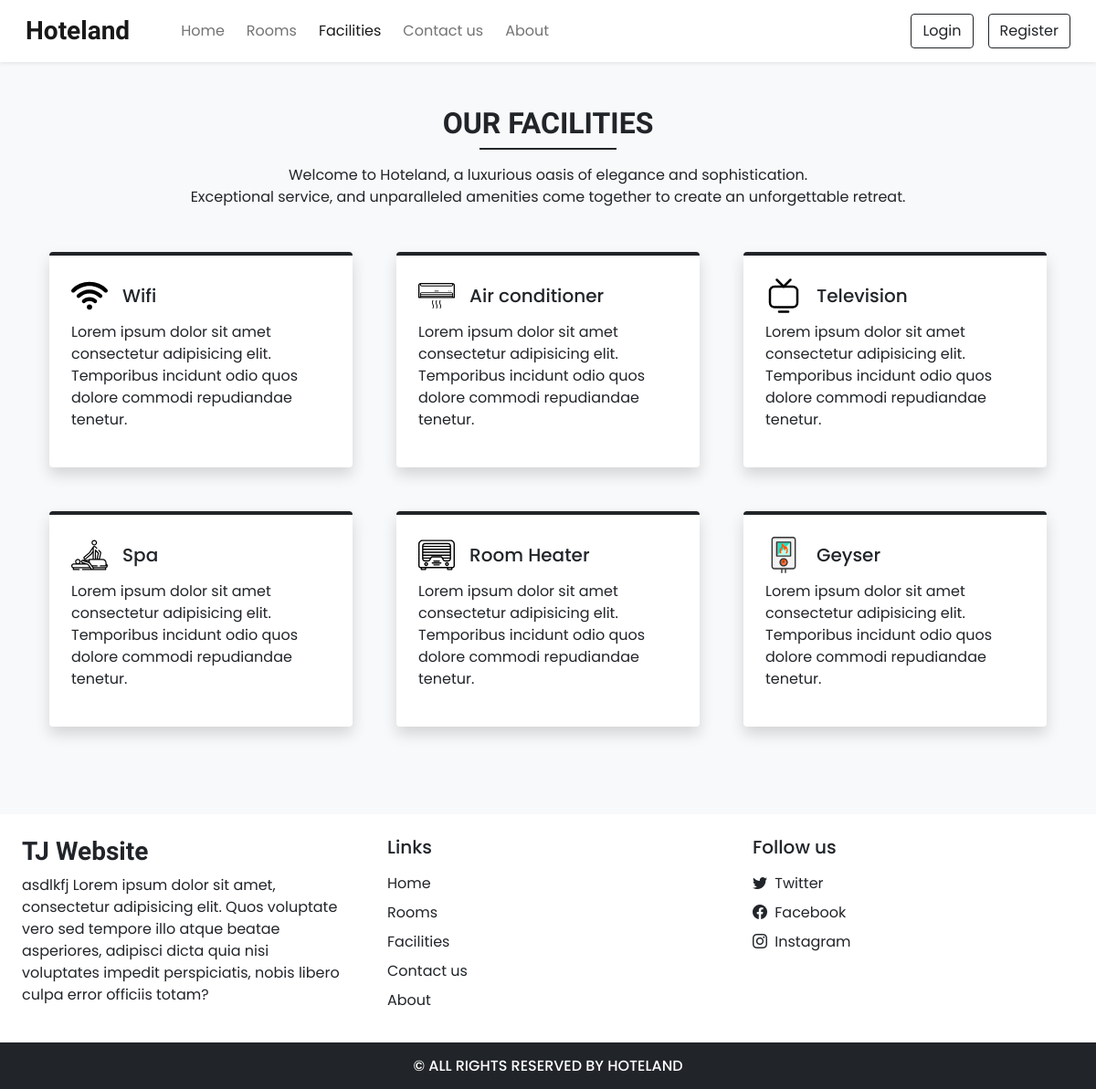
/facilities.php, run on an earlier commit of the app's database.
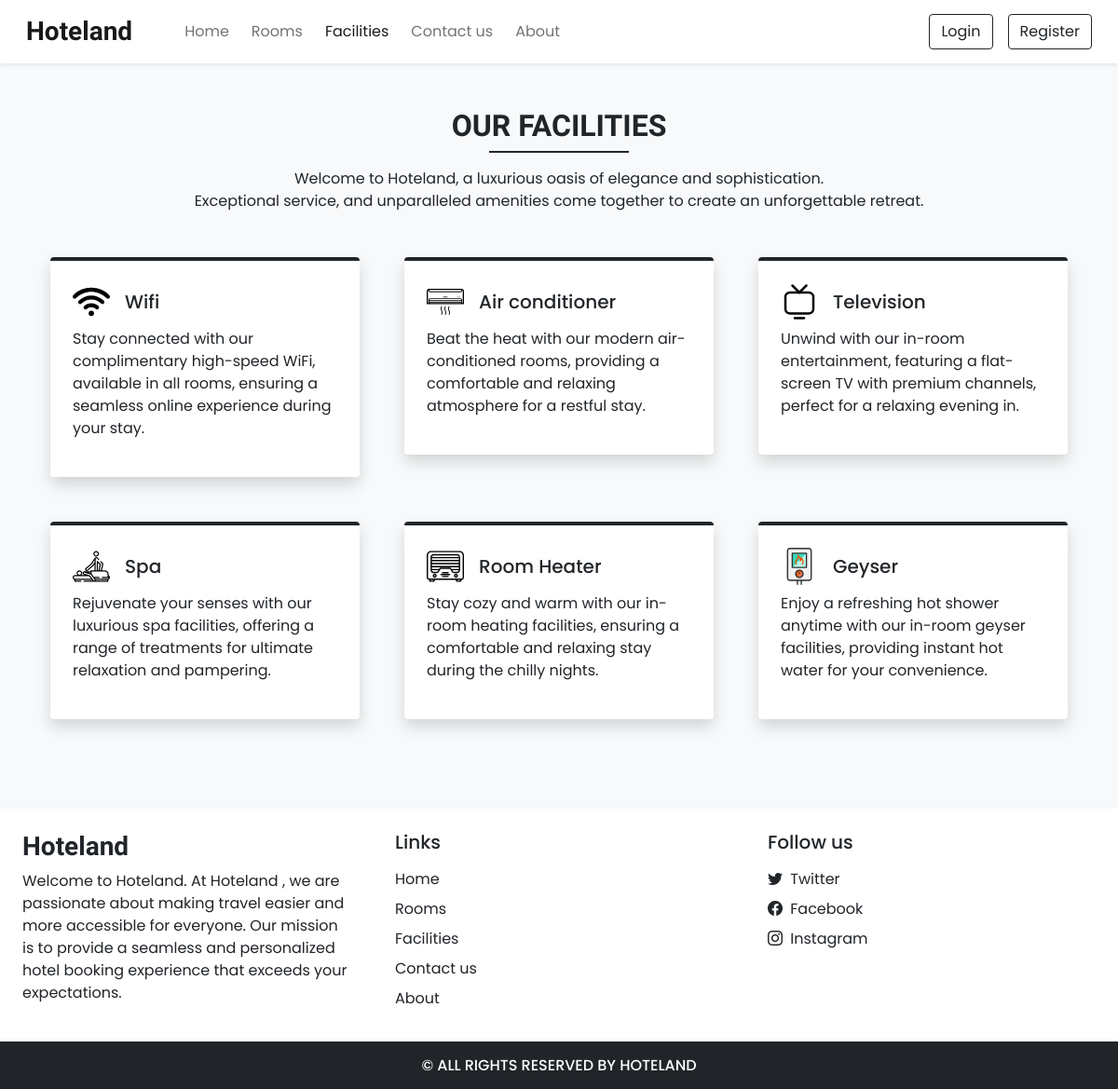
And on a later commit of the database.
### tables this page shows
CREATE TABLE `facilities` (
  `id` int(11) NOT NULL,
  `icon` varchar(100) NOT NULL,
  `name` varchar(50) NOT NULL,
  `description` varchar(250) NOT NULL
);

CREATE TABLE `settings` (
  `sr_no` int(11) NOT NULL,
  `site_title` varchar(50) NOT NULL,
  `site_about` varchar(250) NOT NULL,
  `shutdown` tinyint(1) NOT NULL
);

### admin/inc/db_config.php (called while the page is built, shortened)
<?php
  function selectAll($table)
  {
    $con = $GLOBALS['con'];
    $res = mysqli_query($con,"SELECT * FROM $table");
    return $res;
  }
  function select($sql,$values,$datatypes)
  {
    $con = $GLOBALS['con'];
    if($stmt = mysqli_prepare($con,$sql))
    {
      mysqli_stmt_bind_param($stmt,$datatypes,...$values);
      if(mysqli_stmt_execute($stmt)){
        $res = mysqli_stmt_get_result($stmt);
        return $res;
      }
      else{
        mysqli_stmt_close($stmt);
        die("Query cannot be executed - Select");
      }
    }
    else{
      die("Query cannot be prepared - Select");
    }
  }
?>

### facilities.php (the view, shortened to what this page needs)
<!DOCTYPE html>
<html lang="en">
<head>
  <?php require('inc/links.php'); ?>
</head>
<body class="bg-light">
  <?php require('inc/header.php'); ?>
  <div class="my-5 px-4">
    <h2 class="fw-bold h-font text-center">OUR FACILITIES</h2>
    <div class="h-line bg-dark"></div>
    <p class="text-center mt-3">
    Welcome to Hoteland, a luxurious oasis of elegance and sophistication.<br>
    Exceptional service, and unparalleled amenities come together to create an unforgettable retreat.
    </p>
  </div>
  <div class="container">
    <div class="row">
      <?php
        $res = selectAll('facilities');
        $path = FACILITIES_IMG_PATH;
        while($row = mysqli_fetch_assoc($res)){
          echo<<<data
            <div class="col-lg-4 col-md-6 mb-5 px-4">
              <div class="bg-white rounded shadow p-4 border-top border-4 border-dark pop">
                <div class="d-flex align-items-center mb-2">
                  <img src="$path$row[icon]" width="40px">
                  <h5 class="m-0 ms-3">$row[name]</h5>
                </div>
                <p>$row[description]</p>
              </div>
            </div>
          data;
        }
      ?>
    </div>
  </div>
  <?php require('inc/footer.php'); ?>
</body>
</html>

### inc/links.php (shortened to what this page needs)
<link href="https://cdn.jsdelivr.net/npm/bootstrap@5.0.2/dist/css/bootstrap.min.css" rel="stylesheet">
<link rel="stylesheet" href="https://cdn.jsdelivr.net/npm/bootstrap-icons@1.9.1/font/bootstrap-icons.css">
<link rel="stylesheet" href="css/common.css">
<?php
  require('admin/inc/db_config.php');
  $contact_q = "SELECT * FROM `contact_details` WHERE `sr_no`=?";
  $settings_q = "SELECT * FROM `settings` WHERE `sr_no`=?";
  $values = [1];
  $contact_r = mysqli_fetch_assoc(select($contact_q,$values,'i'));
  $settings_r = mysqli_fetch_assoc(select($settings_q,$values,'i'));
?>

### inc/header.php (shortened to what this page needs)
<nav id="nav-bar" class="navbar navbar-expand-lg navbar-light bg-white px-lg-3 py-lg-2 shadow-sm sticky-top">
  <div class="container-fluid">
    <a class="navbar-brand me-5 fw-bold fs-3 h-font" href="index.php">Hoteland</a>
    <div class="collapse navbar-collapse" id="navbarSupportedContent">
      <ul class="navbar-nav me-auto mb-2 mb-lg-0">
        <li class="nav-item">
          <a class="nav-link me-2" href="index.php">Home</a>
        </li>
        <li class="nav-item">
          <a class="nav-link me-2" href="rooms.php">Rooms</a>
        </li>
        <li class="nav-item">
          <a class="nav-link me-2" href="facilities.php">Facilities</a>
        </li>
        <li class="nav-item">
          <a class="nav-link me-2" href="contact.php">Contact us</a>
        </li>
        <li class="nav-item">
          <a class="nav-link" href="about.php">About</a>
        </li>
      </ul>
      <div class="d-flex">
        <?php
          if(isset($_SESSION['login']) && $_SESSION['login']==true)
          {
            $path = USERS_IMG_PATH;
            echo<<<data
              <div class="btn-group">
                <button type="button" class="btn btn-outline-dark shadow-none dropdown-toggle" data-bs-toggle="dropdown" data-bs-display="static" aria-expanded="false">
                  <img src="$path$_SESSION[uPic]" style="width: 25px; height: 25px;" class="me-1 rounded-circle">
                  $_SESSION[uName]
                </button>
                <ul class="dropdown-menu dropdown-menu-lg-end">
                  <li><a class="dropdown-item" href="profile.php">Profile</a></li>
                  <li><a class="dropdown-item" href="bookings.php">Bookings</a></li>
                  <li><a class="dropdown-item" href="logout.php">Logout</a></li>
                </ul>
              </div>
            data;
          }
          else
          {
            echo<<<data
              <button type="button" class="btn btn-outline-dark shadow-none me-lg-3 me-2" data-bs-toggle="modal" data-bs-target="#loginModal">
                Login
              </button>
              <button type="button" class="btn btn-outline-dark shadow-none" data-bs-toggle="modal" data-bs-target="#registerModal">
                Register
              </button>
            data;
          }
        ?>
      </div>
    </div>
  </div>
</nav>

### inc/footer.php (shortened to what this page needs)
<div class="container-fluid bg-white mt-5">
  <div class="row">
    <div class="col-lg-4 p-4">
      <h3 class="h-font fw-bold fs-3 mb-2"><?php echo $settings_r['site_title'] ?></h3>
      <p>
        <?php echo $settings_r['site_about'] ?>
      </p>
    </div>
    <div class="col-lg-4 p-4">
      <h5 class="mb-3">Links</h5>
      <a href="index.php" class="d-inline-block mb-2 text-dark text-decoration-none">Home</a> <br>
      <a href="rooms.php" class="d-inline-block mb-2 text-dark text-decoration-none">Rooms</a> <br>
      <a href="facilities.php" class="d-inline-block mb-2 text-dark text-decoration-none">Facilities</a> <br>
      <a href="contact.php" class="d-inline-block mb-2 text-dark text-decoration-none">Contact us</a> <br>
      <a href="about.php" class="d-inline-block mb-2 text-dark text-decoration-none">About</a>
    </div>
    <div class="col-lg-4 p-4">
        <h5 class="mb-3">Follow us</h5>
        <?php
          if($contact_r['tw']!=''){
            echo<<<data
              <a href="$contact_r[tw]" class="d-inline-block text-dark text-decoration-none mb-2">
                <i class="bi bi-twitter me-1"></i> Twitter
              </a><br>
            data;
          }
        ?>
        <a href="<?php echo $contact_r['fb'] ?>" class="d-inline-block text-dark text-decoration-none mb-2">
          <i class="bi bi-facebook me-1"></i> Facebook
        </a><br>
        <a href="<?php echo $contact_r['insta'] ?>" class="d-inline-block text-dark text-decoration-none">
          <i class="bi bi-instagram me-1"></i> Instagram
        </a><br>
    </div>
  </div>
</div>
<h6 class="text-center bg-dark text-white p-3 m-0">© ALL RIGHTS RESERVED BY HOTELAND</h6>

### css/common.css (style rules this page uses)
:root { --teal: #2ec1ac; --teal_hover: #279e8c; }
* { font-family: 'Poppins', sans-serif; }
.h-font { font-family: 'Merienda', cursive; }
.h-line { width: 150px; margin: 0 auto; height: 1.7px; }

What changed in the data, as far as the page shows it:
changed facilities "Wifi": description "Lorem ipsum dolor sit amet consectetur adipisicing elit. Temporibus incidunt odio quos dolore commodi repudiandae tenetur." → "Stay connected with our complimentary high-speed WiFi, available in all rooms, ensuring a seamless online experience during your stay."
changed facilities "Air conditioner": description "Lorem ipsum dolor sit amet consectetur adipisicing elit. Temporibus incidunt odio quos dolore commodi repudiandae tenetur." → "Beat the heat with our modern air-conditioned rooms, providing a comfortable and relaxing atmosphere for a restful stay."
changed facilities "Television": description "Lorem ipsum dolor sit amet consectetur adipisicing elit. Temporibus incidunt odio quos dolore commodi repudiandae tenetur." → "Unwind with our in-room entertainment, featuring a flat-screen TV with premium channels, perfect for a relaxing evening in."
changed facilities "Spa": description "Lorem ipsum dolor sit amet consectetur adipisicing elit. Temporibus incidunt odio quos dolore commodi repudiandae tenetur." → "Rejuvenate your senses with our luxurious spa facilities, offering a range of treatments for ultimate relaxation and pampering."
changed facilities "Room Heater": description "Lorem ipsum dolor sit amet consectetur adipisicing elit. Temporibus incidunt odio quos dolore commodi repudiandae tenetur." → "Stay cozy and warm with our in-room heating facilities, ensuring a comfortable and relaxing stay during the chilly nights."
changed facilities "Geyser": description "Lorem ipsum dolor sit amet consectetur adipisicing elit. Temporibus incidunt odio quos dolore commodi repudiandae tenetur." → "Enjoy a refreshing hot shower anytime with our in-room geyser facilities, providing instant hot water for your convenience."
changed settings: site_title "TJ Website" → "Hoteland"; site_about "asdlkfj Lorem ipsum dolor sit amet, consectetur adipisicing elit. Quos voluptate vero sed tempore illo atque beatae asperiores, adipisci dicta quia nisi voluptates impedit perspiciatis, nobis libero culpa error officiis totam?" → "Welcome to Hoteland. At Hoteland , we are passionate about making travel easier and more accessible for everyone. Our mission is to provide a seamless and personalized hotel booking experience that exceeds your expectations."
